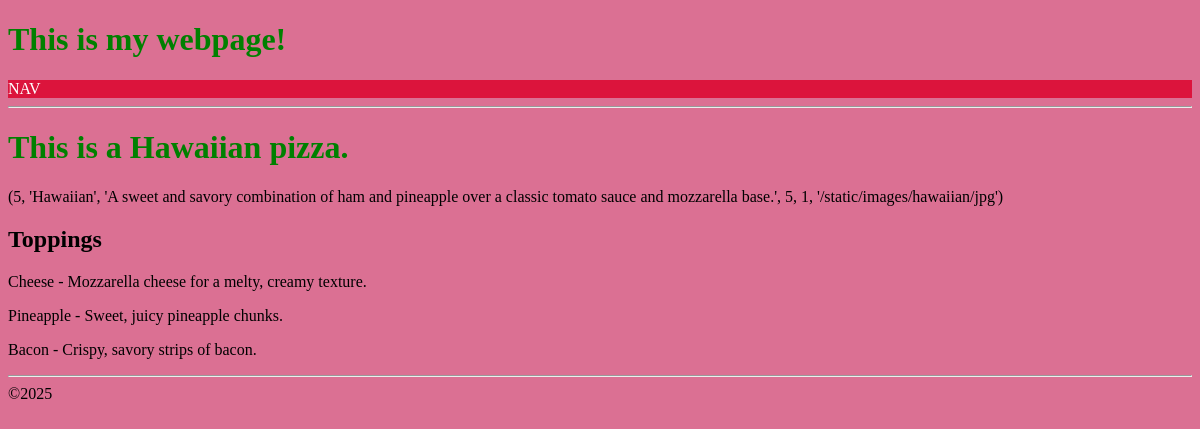
The page /pizza/5 on the database its author committed.
### tables this page shows
CREATE TABLE Pizza (id INTEGER PRIMARY KEY AUTOINCREMENT, name TEXT NOT NULL, description TEXT, rank INTEGER, base INTEGER REFERENCES Base (id), photo TEXT);

CREATE TABLE Topping (id INTEGER PRIMARY KEY AUTOINCREMENT, name TEXT NOT NULL, description TEXT, gf INTEGER, vegan INTEGER);

### routes.py (the view)
@app.route('/pizza/<int:id>')
def pizza(id):
    conn = sqlite3.connect('pizza.db')
    cur = conn.cursor()
    cur.execute('SELECT * FROM pizza WHERE id = ?', (id,))
    pizza = cur.fetchone()
    cur.execute('''
    SELECT Topping.name,
           Topping.description,
           Topping.gf,
           Topping.vegan
    FROM PizzaTopping
    JOIN Topping
    ON PizzaTopping.tid = Topping.id
    WHERE PizzaTopping.pid = ?
    ''', (id,)) # the comma is needed to make it a tuple
    pizza_toppings = cur.fetchall()
    conn.close()
    return render_template('pizza.html', pizza=pizza, pizza_toppings=pizza_toppings)

### templates/pizza.html
{% extends 'layout.html' %}
{% block content %}
<hr>
<h1>This is a {{ pizza[1] }} pizza.</h1>
<p>{{ pizza }}</p>
<h2>Toppings</h2>
{% for topping in pizza_toppings %}
    <p>{{topping[0]}} - {{ topping[1] }}</p>
{% endfor %}
<hr>
{% endblock %}

### static/css/style.css (style rules this page uses)
body { background-color: palevioletred; }
h1 { color: green; }

### rows shown on the page
Pizza: name "Hawaiian"
Topping: name "Cheese", description "Mozzarella cheese for a melty, creamy texture."
Topping: name "Pineapple", description "Sweet, juicy pineapple chunks."
Topping: name "Bacon", description "Crispy, savory strips of bacon."

### other values the page prints
{{ pizza }} "(5, 'Hawaiian', 'A sweet and savory combination of ham and pineapple over a classic tomato sauce and mozzarella base.', 5, 1, '/static/images/hawaiian/jpg')"
